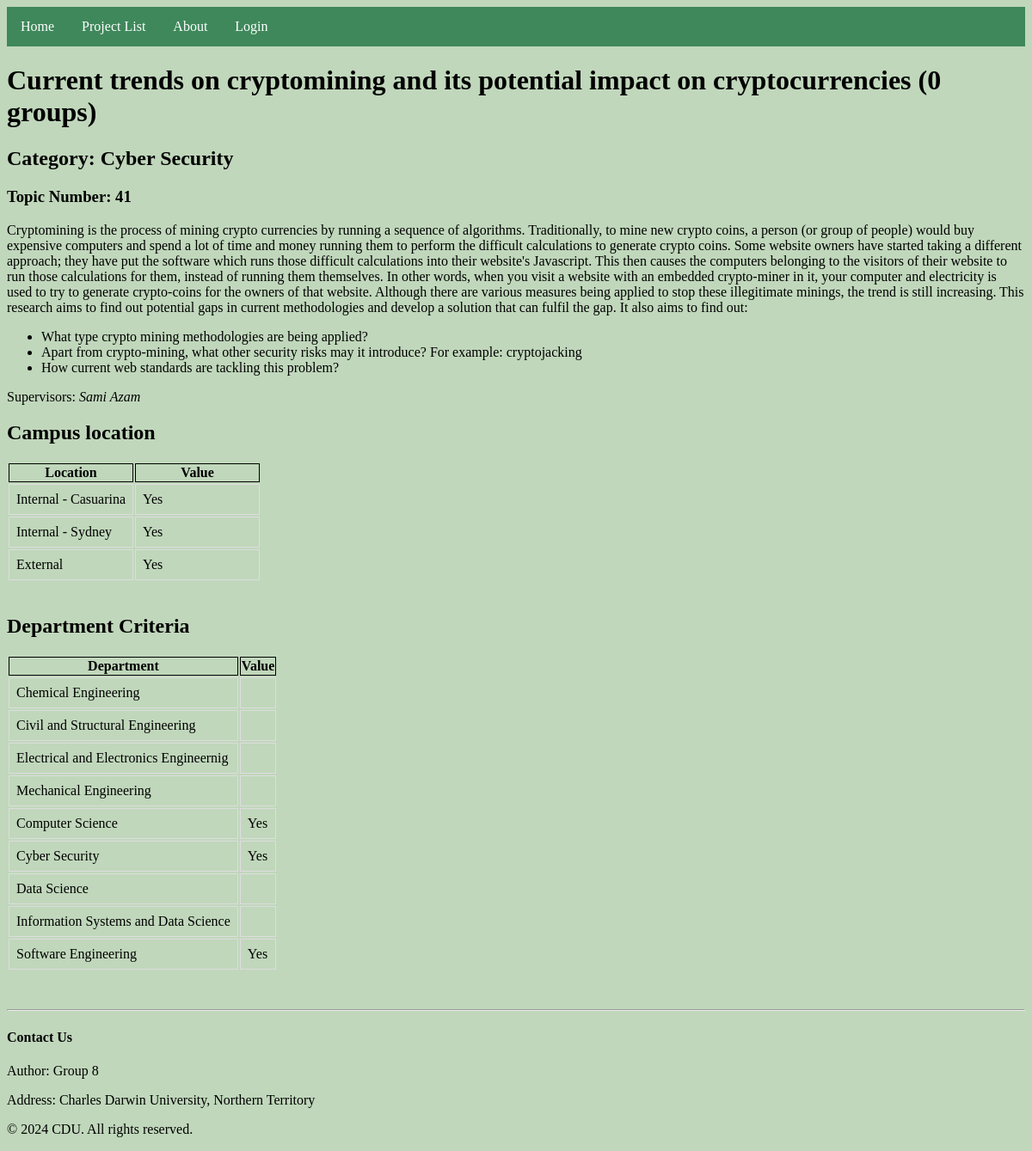
The app's page /projects/41 with its own data.
### g8_app/models.py (models this page shows, shortened)
class Project(models.Model):
    topic_number = models.IntegerField()
    title = models.CharField(max_length=200)
    description = models.TextField()
    bullet_points = models.TextField(blank=True)
    supervisors = models.ForeignKey(Supervisor, on_delete=models.CASCADE, related_name='projects', null=True, blank=True)
    category = models.ManyToManyField(Category, blank=True)
    locations = models.ManyToManyField(Location, blank=True)
    departments = models.ManyToManyField(Department, blank=True)
    group_count = models.PositiveIntegerField(default=0)

class Category(models.Model):
    name = models.CharField(max_length=100)

class Supervisor(models.Model):
    user = models.OneToOneField(CustomUser, on_delete=models.CASCADE, related_name='supervisor_profile')
    name = models.CharField(max_length=100)
    def __str__(self):
        return self.name

class Location(models.Model):
    name = models.CharField(max_length=100)

class Department(models.Model):
    name = models.CharField(max_length=100)

### g8_app/views.py (the view)
# urls.py: path('projects/<int:id>', views.projDetails, name='projDetails'),
def projDetails(request, id):
    project = get_object_or_404(Project, topic_number=id)
    locations = Location.objects.all()
    departments = Department.objects.all()
    bullet_points = [point for point in project.bullet_points.split('\n') if point.strip()]
    context = {
        'project': project,
        'loc': locations,
        'dep': departments,
        'bullet_points': bullet_points,
    }
    return render(request, 'g8_app/projDetails.html', context)

### g8_app/templates/g8_app/projDetails.html (shortened to what this page needs)
{% extends 'g8_app/base.html' %}
{% load static %}
{% block cssFile %}
    <link href="{% static './projDetails.css' %}" rel="stylesheet">
    <link href="{% static './projList.css' %}" rel="stylesheet">
{% endblock cssFile %}
{% block webpage %}
    {% if project %}
        <h1>{{ project.title }} ({{ project.group_count }} group{{ project.group_count|pluralize}})</h1>
        <h2>Category:
        {% for cat in project.category.all %}
            {{ cat.name }}{% if not forloop.last %}, {% endif %}
        {% endfor %}
        </h2>
        <h3>Topic Number: {{ project.topic_number }}</h3>
        <p>{{ project.description }}</p>
        {% if bullet_points %}
            <ul>
                {% for item in bullet_points %}
                    <li>{{ item }}</li>
                {% endfor %}
            </ul>
        {% endif %}
        <p>Supervisors:
            <em>{{ project.supervisors }}</em>
        </p>
        <h2>Campus location </h2>
        <section class="location">
            <table>
                <tr>
                    <th>Location</th>
                    <th>Value</th>
                </tr>
                {% for l in loc %}
                    <tr>
                        <td>{{ l.name }}</td>
                        <td>
                            {% if l in project.locations.all %}
                                Yes
                            {% endif %}
                        </td>
                    </tr>
                {% endfor %}
            </table>
        </section>
        <br>
        <h2>Department Criteria</h2>
        <section class="criteria">
            <table>
                <tr>
                    <th>Department</th>
                    <th>Value</th>
                </tr>
                {% for d in dep %}
                    <tr>
                        <td>{{ d.name }}</td>
                        <td>
                            {% if d in project.departments.all %}
                                Yes
                            {% endif %}
                        </td>
                    </tr>
                {% endfor %}
            </table>
        </section>
    {% endif %}
{% endblock webpage %}

### g8_app/static/styles.css (style rules this page uses)
body { background-color: #C0D7BB; }

### g8_app/static/projDetails.css (style rules this page uses)
.location { width:100%; margin-top:20px; }
.criteria { width:100%; margin-top: 20px; }
.location, .criteria { border-collapse: collapse; }
.location th, .location td, .criteria th, .criteria td { border: 1px solid black; }
.location th { width: 50%; }
.location td, .criteria td { padding: 8px; border: 1px solid #ddd; }

### records on screen
Project: title "Current trends on cryptomining and its potential impact on cryptocurrencies", group_count "0", topic_number "41", description "Cryptomining is the process of mining crypto currencies by running a sequence of algorithms. Traditionally, to mine new crypto coins, a person (or group of people) would buy expensive computers and spend a lot of time and money running them to perform the difficult calculations to generate crypto coins. Some website owners have started taking a different approach; they have put the software which runs those difficult calculations into their website's Javascript. This then causes the computers belonging to the visitors of their website to run those calculations for them, instead of running them themselves. In other words, when you visit a website with an embedded crypto-miner in it, your…", supervisors "Sami Azam"
Category: name "Cyber Security"
Location: name "Internal - Casuarina", shows "Yes"
Location: name "Internal - Sydney", shows "Yes"
Location: name "External", shows "Yes"
Department: name "Chemical Engineering"
Department: name "Civil and Structural Engineering"
Department: name "Electrical and Electronics Engineernig"
Department: name "Mechanical Engineering"
Department: name "Computer Science", shows "Yes"
Department: name "Cyber Security", shows "Yes"
Department: name "Data Science"
Department: name "Information Systems and Data Science"
Department: name "Software Engineering", shows "Yes"

### other values on screen
{{ item }} "What type crypto mining methodologies are being applied?" "Apart from crypto-mining, what other security risks may it introduce? For example: cryptojacking" "How current web standards are tackling this problem?"
